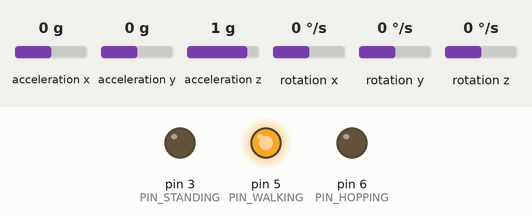
A sketch run on a simulated Arduino Uno, built with avr-gcc and run on an emulated ATmega328P. On the bench: output pins drawn as LEDs (lit = HIGH). The inputs (shaded band) are chosen by the test bench; at power-on: acceleration z 1 g, acceleration x 0 g, acceleration y 0 g, rotation x 0 °/s, rotation y 0 °/s, rotation z 0 °/s.

Above: at 1.2 s.
1.3 s: acceleration z set to -1.4 g
4.3 s: acceleration z set to 0.8 g
Timing chart, 0 to 8.7 s (numbered marks = the images above; inputs shaded):
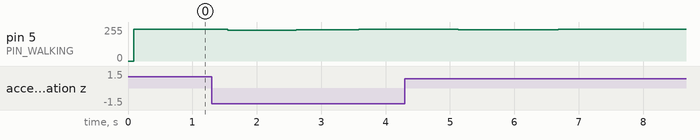

The sketch:

ActivityMonitor.ino
```cpp
#include "ActivityMonitor.h"

const int PIN_STANDING = 3;
const int PIN_WALKING = 5;
const int PIN_HOPPING = 6;

static Accelerometer* accelerometer;
static ANN* ann;

class ActivityMonitorANNConsumer : public virtual ANNConsumer {
private:
  int scale(double v) {
    int s = (int) (v * 300.0 - 55.0);
    if (s < 0) s = 0;
    return s;
  };

public:
  void consume(double standing, double hopping, double walking) {
    analogWrite(PIN_STANDING, scale(standing));
    analogWrite(PIN_HOPPING, scale(hopping));
    analogWrite(PIN_WALKING, scale(walking));

#ifdef DEBUG
    double s = standing;
    double h = hopping;
    double w = walking;

    if (s > h && s > w) {
        LOG("S      ");
    }
    if (h > s && h > w) {
        LOG("  H    ");
    }
    if (w > s && w > h) {
        LOG("    W  ");
    }
    LOG(s);
    LOG(" ");
    LOG(h);
    LOG(" ");
    LOGLN(w);
#endif
  }
};

void setup() {
#ifdef DEBUG
  Serial.begin(9600);
  while (!Serial) {
    ; // wait for serial port to connect.
  }
#endif

  pinMode(PIN_STANDING, OUTPUT);
  pinMode(PIN_WALKING, OUTPUT);
  pinMode(PIN_HOPPING, OUTPUT);

  accelerometer = Accelerometer::getSensor(Accelerometer::SENSOR_TYPE);
  ann = ANN::instance(new ActivityMonitorANNConsumer());
}

void loop() {
  delay(1000 / SAMPLING_RATE);
  long ts;
  float valX0;
  float valY0;
  float valZ0;
  accelerometer->getAcceleration(ts, valX0, valY0, valZ0);
  ann->addAccelerometerReading(ts, valX0, valY0, valZ0);
}
```

ActivityMonitor.h
```cpp
#ifndef __ACTIVITY_MONITOR_H__
#define __ACTIVITY_MONITOR_H__

#include <Arduino.h>
#include "config.h"


/*************************************************************************************
 * log
 *************************************************************************************/

#ifdef DEBUG
#define LOG(msg) Serial.print(msg)
#define LOGLN(msg) Serial.println(msg)
#else
#define LOG(msg)
#define LOGLN(msg)
#endif

class Accelerometer {
public:
  enum TYPE {TYPE_ADXL345, TYPE_GY521};

  static Accelerometer* getSensor(TYPE type);
  virtual void getAcceleration(long& ts, float&x, float& y, float& z) = 0;
};

class ANNConsumer {
public:
    virtual void consume(double standing, double hopping, double walking) = 0;
};

class ANNImpl;

class ANN {
private:
  ANNImpl* impl;
public:
  static ANN* instance(ANNConsumer* consumer);
  void addAccelerometerReading(long timestamp, float x, float y, float z);
};

#endif
```

accelerometer.cpp
```cpp
#include <I2Cdev.h>
#include <MPU6050.h>
#include <Wire.h>

#include "ActivityMonitor.h"


class GY521 : public virtual Accelerometer {
private:
  MPU6050 mpu6050;
  const float DIVISOR = 16384.0f;//0x3fff;

public:
  GY521() {
    Wire.begin();
    mpu6050.initialize();
    if(!mpu6050.testConnection()) {
      LOG("E1");
    }
  }

  void getAcceleration(long& ts, float&x, float& y, float& z) {
    int16_t accX;
    int16_t accY;
    int16_t accZ;
    mpu6050.getAcceleration(&accX, &accY, &accZ);
    ts = millis();
    x = (float) accX / DIVISOR;
    y = (float) accY / DIVISOR;
    z = (float) accZ / DIVISOR;
  }
};

Accelerometer* Accelerometer::getSensor(TYPE type) {
  switch (type) {
    case TYPE_GY521:
      return new GY521();
  }
  LOG("E2");
  while(1) ;
}
```

ann.cpp
```cpp
#include "ActivityMonitor.h"
#include <math.h>
#include <stdlib.h>
#include <string.h>

#define MAX(a, b) ((a) < (b)) ? b : a
#define ABS(a) ((a) < 0) ? -(a) : (a)

struct AccelerometerReading {
    long timestamp;
    float x;
    float y;
    float z;
};

class Feature {
private:
    AccelerometerReading* tuple;
    int                   n0_;
    int                   n1_;

public:
    Feature() {
        tuple = new AccelerometerReading[2];
        n0_ = 0;
        n1_ = 1;
    }

    virtual ~Feature() {
      delete[] tuple;
    }

    void addFilteredAccelerometerReading(long ts, float x, float y, float z) {
        n0_ = n1_;
        n1_ = (n1_ + 1) % 2;
        AccelerometerReading& v = tuple[n1_];
        v.timestamp = ts;
        v.x = x;
        v.y = y;
        v.z = z;
        consume();
    }

protected:
    AccelerometerReading& get_n0() {
        return tuple[n0_];
    }

    AccelerometerReading& get_n1() {
        return tuple[n1_];
    }

public:
    virtual void reset() = 0;
    virtual void consume() = 0;
    virtual double getFeatureValue() = 0;
};

class Feature1 : public virtual Feature {
private:
    double max;

public:
    void reset() {
        max = 0;
    }

    void consume() {
        AccelerometerReading& v = get_n0();
        double vector = sqrt(v.x * v.x + v.y * v.y + v.z * v.z);
        max = MAX(max, vector);
    }

    double getFeatureValue() {
        return max;
    }
};

class Feature2 : public virtual Feature {
private:
    int zcX;
    int zcY;
    int zcZ;

public:
    void consume() {
        AccelerometerReading& n0 = get_n0();
        AccelerometerReading& n1 = get_n1();

        if (n0.x * n1.x < 0) {
            zcX++;
        }

        if (n0.y * n1.y < 0) {
            zcY++;
        }

        if (n0.z * n1.z < 0) {
            zcZ++;
        }
    }

    void reset() {
        zcX = 0;
        zcY = 0;
        zcZ = 0;
    }

    double getFeatureValue() {
        return MAX(MAX(zcX, zcY), zcZ);
    }
};

class Feature3 : public virtual Feature {
private:
    double cav;

public:
    void reset() {
        cav = 0;
    }

    void consume() {
        AccelerometerReading& n0 = get_n0();
        AccelerometerReading& n1 = get_n1();

        double dt = n1.timestamp - n0.timestamp;
        double v0 = sqrt(n0.x * n0.x + n0.y * n0.y + n0.z * n0.z);
        double v1 = sqrt(n1.x * n1.x + n1.y * n1.y + n1.z * n1.z);

        double amp = (v0 + v1) / 2;

        cav += amp * (dt / 1000);
    }

    double getFeatureValue() {
        return cav;
    }
};

class FeatureSet {
private:
    Feature* featureSet[3];
    long epochEnds;
    long offset;

public:
    FeatureSet(int offset) {
        featureSet[0] = new Feature1();
        featureSet[1] = new Feature2();
        featureSet[2] = new Feature3();
        epochEnds = -1;
        this->offset = offset;
    }

    virtual ~FeatureSet() {
      for (int i = 0; i < 3; i++) {
        delete featureSet[i];
      }
    }
    long getEpochEnds() {
        return epochEnds;
    }

    void setEpochEnds(long epochEnds) {
        this->epochEnds = epochEnds;
    }

    Feature& getFeature(int i) {
        return *featureSet[i];
    }

    void addFilteredAccelerometerReading(long ts, float x, float y, float z) {
        if (epochEnds == -1) {
            epochEnds = ts + offset;
        }
        for (int i = 0; i < 3; i++) {
            featureSet[i]->addFilteredAccelerometerReading(ts, x, y, z);
        }
    }

    void reset() {
        for (int i = 0; i < 3; i++) {
            featureSet[i]->reset();
        }
    }
};

class FeatureConsumer {
public:
    virtual void consume(double feature1, double feature2, double feature3) = 0;
};

class FeatureGenerator {
private:
    float           accX1           = 0;
    float           accY1           = 0;
    float           accZ1           = 0;
    float           valX1           = 0;
    float           valY1           = 0;
    float           valZ1           = 0;

    FeatureSet*     featureSets[4];

    double          featureAdjust[3] = { 1.116530462564178, 26.911815963750435, 0.809525190466737 };
    double          featureScale[3]  = { 1.195808222385743, 6.264660447774289, 0.7906133044607515 };

    FeatureConsumer* consumer;

public:
    FeatureGenerator(FeatureConsumer* consumer) {
        this->consumer = consumer;

        for (int i = 0; i < 4; i++) {
            featureSets[i] = new FeatureSet(i * 500);
        }
    }

    virtual ~FeatureGenerator() {
      for (int i = 0; i < 4; i++) {
          delete featureSets[i];
      }
    }
    /*
     * This method will be called whenever there are sensor events (in this case
     * accelerometer events).
     */
    void addAccelerometerReading(long timestamp, float x, float y, float z) {
        float valX0 = x;
        float valY0 = y;
        float valZ0 = z;

        float accX0 = toground_rt(valX0, valX1, accX1);
        float accY0 = toground_rt(valY0, valY1, accY1);
        float accZ0 = toground_rt(valZ0, valZ1, accZ1);
        addFilteredAccelerometerReading(timestamp, accX0, accY0, accZ0);
        // Assign back of the current value
        valX1 = valX0;
        valY1 = valY0;
        valZ1 = valZ0;

        accX1 = accX0;
        accY1 = accY0;
        accZ1 = accZ0;
    }

    float toground_rt(float x0, float x1, float a1) {
        const float q = 0.8f;
        float b0 = (float) (2.0 / (1 + q));
        return (x0 - x1) / (b0) + q * a1;
    }

    void addFilteredAccelerometerReading(long ts, float x, float y, float z) {
        for (int i = 0; i < 4; i++) {
            FeatureSet* featureSet = featureSets[i];
            featureSet->addFilteredAccelerometerReading(ts, x, y, z);
            if (featureSet->getEpochEnds() < ts) {
                double feature1 = featureSet->getFeature(0).getFeatureValue();
                double feature2 = featureSet->getFeature(1).getFeatureValue();
                double feature3 = featureSet->getFeature(2).getFeatureValue();
                feature1 = (feature1 - featureAdjust[0]) / featureScale[0];
                feature2 = (feature2 - featureAdjust[1]) / featureScale[1];
                feature3 = (feature3 - featureAdjust[2]) / featureScale[2];
                consumer->consume(feature1, feature2, feature3);
                featureSet->setEpochEnds(ts + 2000);
                featureSet->reset();
            }
        }
    }
};

class ANNUtils {
public:
  static void dot1(double x[], const double y[][3], double matrix[]) {
    for(int i = 0; i < 5; i++) {
      matrix[i] = 0;
      for(int j = 0; j < 3; j++) {
        matrix[i] += x[j] * y[i][j];
      }
    }
  }

  static void dot2(double x[], const double y[][5], double matrix[]) {
    for(int i = 0; i < 3; i++) {
      matrix[i] = 0;
      for(int j = 0; j < 5; j++) {
        matrix[i] += x[j] * y[i][j];
      }
    }
  }

  static void addSigmoid1(double x[], const double y[], double z[]) {
    for(int i = 0; i < 5; i++) {
      z[i] = sigmoid(x[i] + y[i]);
    }
  }

  static void addSigmoid2(double x[], const double y[], double z[]) {
    for(int i = 0; i < 3; i++) {
      z[i] = sigmoid(x[i] + y[i]);
    }
  }

  static double sigmoid(double z) {
    return 1/(1 + exp(-z));
  }
};

class ANNImpl : public virtual FeatureConsumer {
private:

  const double weights1[5][3] = {
            {2.2211747169, 0.6581830978, 1.9202015400},
            {-2.9966619015, 1.2316974401, -4.8719739914},
            {1.5943980217, 0.1702858359, 2.2640266418},
            {-1.6490993500, -1.3654567003, -1.6381849051},
            {-2.1070358753, -0.5064755082, -1.7927542925}
          };
  const double weights2[3][5] = {
            {-2.1203093529, 7.7758750916, -2.9036183357, -0.7903330326, -1.0034569502},
            {3.2478666306, -1.5088549852, 3.2348179817, -2.0601015091, -3.1487274170},
            {-2.6726157665, -8.0043554306, -2.2252202034, 2.6207652092, 2.0241651535}
          };
  const double biases1[5] = {-0.7904643416, -5.4188251495, -0.5106028318, 1.1552959681, 1.5620769262};
  const double biases2[3] = {-1.9194872379, -0.7610315084, -0.2673718333};

    FeatureGenerator* featureGenerator;
    ANNConsumer*      annConsumer;

public:
    ANNImpl(ANNConsumer* annConsumer) {
        this->annConsumer = annConsumer;
        featureGenerator = new FeatureGenerator(this);

    }

    void addAccelerometerReading(long timestamp, float x, float y, float z) {
        featureGenerator->addAccelerometerReading(timestamp, x, y, z);
    }

    void consume(double feature1, double feature2, double feature3) {
        double features[3] = {feature1, feature2, feature3};
        double output[5];
        ANNUtils::dot1(features, weights1, output);
        ANNUtils::addSigmoid1(output, biases1, output);
        double output1[3];
        ANNUtils::dot2(output, weights2, output1);
        ANNUtils::addSigmoid2(output1, biases2, output1);

        float s = output1[0];
        float h = output1[1];
        float w = output1[2];

        annConsumer->consume(s, h, w);
    }

};

ANN* ANN::instance(ANNConsumer* consumer) {
  ANN* ann = new ANN();
  ann->impl = new ANNImpl(consumer);
  return ann;
}

void ANN::addAccelerometerReading(long timestamp, float x, float y, float z) {
  impl->addAccelerometerReading(timestamp, x, y, z);
}
```

config.h
```cpp
#ifndef __CONFIG_H__
#define __CONFIG_H__

//#define DEBUG

#define SENSOR_TYPE TYPE_GY521
//#define SENSOR_TYPE TYPE_ADXL345

#define SAMPLING_RATE 25

#endif
```

Measured:
- after the input at 4.3 s, pin 5 (PIN_WALKING): 239/255 → 237/255 after 0.34 s, → 236/255 0.49 s later, → 240/255 1.5 s later, → 239/255 0.49 s later
